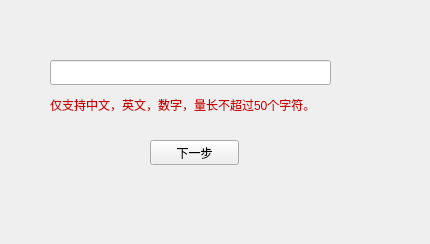
<?xml version="1.0" encoding="UTF-8"?>
<ui version="4.0">
 <class>face_register</class>
 <widget class="QWidget" name="face_register">
  <property name="geometry">
   <rect>
    <x>0</x>
    <y>0</y>
    <width>430</width>
    <height>244</height>
   </rect>
  </property>
  <property name="windowTitle">
   <string>度目-AI镜头模组演示Demo-人脸注册</string>
  </property>
  <widget class="QLineEdit" name="lineEdit">
   <property name="geometry">
    <rect>
     <x>50</x>
     <y>60</y>
     <width>281</width>
     <height>25</height>
    </rect>
   </property>
   <property name="text">
    <string/>
   </property>
  </widget>
  <widget class="QLabel" name="label">
   <property name="geometry">
    <rect>
     <x>50</x>
     <y>90</y>
     <width>341</width>
     <height>31</height>
    </rect>
   </property>
   <property name="text">
    <string>&lt;html&gt;&lt;head/&gt;&lt;body&gt;&lt;p&gt;&lt;span style=&quot; color:#cc0000;&quot;&gt;仅支持中文，英文，数字，量长不超过50个字符。&lt;/span&gt;&lt;/p&gt;&lt;/body&gt;&lt;/html&gt;</string>
   </property>
  </widget>
  <widget class="QPushButton" name="btn_go5form">
   <property name="geometry">
    <rect>
     <x>150</x>
     <y>140</y>
     <width>89</width>
     <height>25</height>
    </rect>
   </property>
   <property name="text">
    <string>下一步</string>
   </property>
  </widget>
 </widget>
 <resources/>
 <connections/>
</ui>
